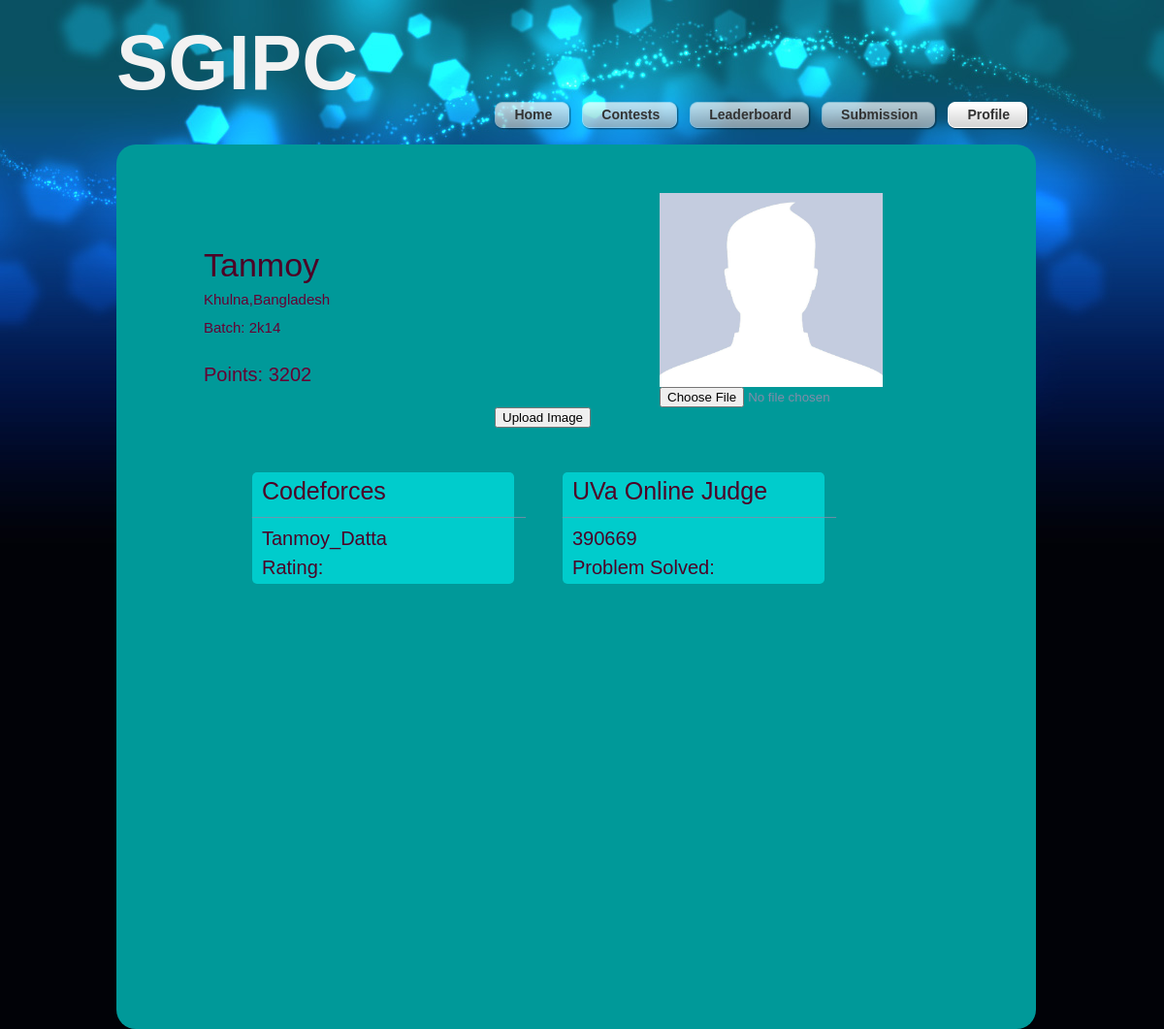
Page /profile.php?action=cf_exist (signed in) on the committed database.
### tables this page shows
CREATE TABLE IF NOT EXISTS `point_table` (
  `user_id` int(11) NOT NULL AUTO_INCREMENT,
  `user_name` varchar(255) NOT NULL,
  `point` int(11) NOT NULL,
  PRIMARY KEY (`user_id`)
);

CREATE TABLE IF NOT EXISTS `codeforces_id` (
  `id` int(11) NOT NULL AUTO_INCREMENT,
  `user_name` varchar(255) NOT NULL,
  `cf_id` varchar(255) NOT NULL,
  PRIMARY KEY (`id`)
);

CREATE TABLE IF NOT EXISTS `uva_id` (
  `user_id` int(11) NOT NULL AUTO_INCREMENT,
  `user_name` varchar(255) NOT NULL,
  `handle` varchar(255) NOT NULL,
  PRIMARY KEY (`user_id`)
);

### profile.php (the view, shortened to what this page needs)
<?php
include "main_page.php";
?>
<head>
  </head>
<body>
<div id="tooplate_outer_wrapper">
    <div id="tooplate_wrapper">
        <?php
            include "header_desc.php";
        ?>
        <div id="tooplate_middle">
            <div style="width:900px;">
                <div style="float:left;height:100px; width:300px;margin-left:50px;margin-top:20px;">
                    <h1 style="color:#4d0026"><?php echo $_SESSION['name'];?></h1>
                    <div style="margin-top:10px;font-size:15px">
                        <?php
                            $user=$_SESSION['name'];
                            $sql="SELECT * FROM login_info WHERE user_name='$user'";
                            while($row=mysql_fetch_array(mysql_query($sql)))
                            {
                                if($row['user_name']==$user)
                                {
                                    echo '<p style="color:#660033">'.$row['city'].','.$row['country'].'</p>';
                                    echo '<p style="color:#660033">Batch: '.$row['batch'].'</p>';
                                    break;
                                }
                            }
                        ?>
                    <br>
                    <?php
                        $user=$_SESSION['name'];
                        $sql="SELECT * FROM point_table WHERE user_name='$user'";
                        $result=mysql_query($sql);
                        while($row=mysql_fetch_array($result))
                        {
                            if($row['user_name']==$user)
                            {
                                echo '<p style="color:#660033; font-size:20px">Points: '.$row['point'].'</p>';
                            }
                        }
                    ?>
                    </div>
                </div>
                <div style="float:left;height:100px; width:400px;margin-right:60px;margin-top:10px;">
                    <?php
                        $user=$_SESSION['name'];
                        $sql="SELECT user_name,image FROM login_info WHERE user_name='$user'";
                        $result=mysql_query($sql);
                        while($row=mysql_fetch_array($result))
                        {
                            if($row['user_name']==$user)
                            {
                                if($row['image']=="")
                                    echo '<img src="images/default_image.jpg" style="height:200px;width:230px;">';
                                else
                                    echo '<img src="images/'.$row['image'].'" style="height:200px;width:230px;">';
                            }
                        }
                    ?>
                    <form method="POST" action="profile.php" enctype="multipart/form-data">
                        <div style="margin-left:170px;float:left;width:133px;">
                        <input type="file" name="image">
                        </div>
                        <div style="margin-left:0px;float:left">
                        <input type="submit" value="Upload Image" name="submit">
                        </div>
                    </form>
                </div>
            </div>
            <br>
            <br>
            <br>
            <br>
            <div style="width:900px;margin-top:200px;">
                <div style="float:left;margin-top:20px;margin-left:100px;/*border:1px solid black;*/width:270px;height:115px;background-color:#00cccc;border-radius:5px">
                    <div style="font-size:25px;color:#4d0026;margin-left:10px;margin-right:auto;margin-top:10px">
                        Codeforces
                    </div>
                    <p>_______________________________________</p>
                    <?php
                        $val=$_SESSION['name'];
                        $sql="SELECT * FROM codeforces_id WHERE user_name='$val'";
                        $result=mysql_query($sql);
                        while($row = mysql_fetch_array($result))
                        {
                            if($row['user_name']==$val)
                            {
                                $lfm = null;
                                if (empty($lfm)) {
                                    $lfm = file_get_contents("http://codeforces.com/api/user.info?handles=".$row['cf_id']."");
                                }
                                $data=json_decode($lfm,true);
                                $val= $data['result'];
                                echo '<a href="http://codeforces.com/profile/'.$row['cf_id'].'" style="color:#4d0026; font-size:20px; text-decoration:none;margin-left:10px;">'.$row['cf_id'].'</a>';
                                echo '<p style="color:#4d0026; font-size:20px;margin-left:10px;margin-top:10px;">Rating:'.$val[0]['rating'].'</p>';
                                break;
                            }
                        }
                     ?>
                </div>
                <div style="float:left;margin-top:20px;margin-left:50px;/*border:1px solid black;*/width:270px;height:115px;background-color:#00cccc;border-radius:5px">
                    <div style="font-size:25px;color:#4d0026;margin-left:10px;margin-right:auto;margin-top:10px">
                        UVa Online Judge
                    </div>
                    <p>_______________________________________</p>
                    <?php
                        $val=$_SESSION['name'];
                        $sql="SELECT * FROM uva_id WHERE user_name='$val'";
                        $result=mysql_query($sql);
                        while($row = mysql_fetch_array($result))
                        {
                            if($row['user_name']==$val)
                            {
                                $lfm = null;
                                if (empty($lfm)) {
                                    $lfm = file_get_contents("http://uhunt.felix-halim.net/api/ranklist/".$row['handle']."/0/0");
                                }
                                $data=json_decode($lfm,true);
                                $problem_solved=$data[0]['ac'];
                                echo '<a href="https://uva.onlinejudge.org/index.php?option=com_onlinejudge&Itemid=8&page=show_authorstats&userid='.$row['handle'].'" style="color:#4d0026; font-size:20px; text-decoration:none;margin-left:10px;">'.$row['handle'].'</a>';
                                echo '<p style="color:#4d0026; font-size:20px;margin-left:10px;margin-top:10px;">Problem Solved: '.$problem_solved.'</p>';
                                break;
                            }
                        }
                     ?>
                </div>
            </div>
            <br><br><br><br><br><br><br><br><br><br><br>
            <div style="width:500px;height:300px;background-color: #009999;margin-left:150px;" id="chart_div">
            </div>
            <br><br>
        </div>
    </div>
</div>
</body>
</html>

### tooplate_style.css (style rules this page uses)
body { margin: 0; padding: 0; color: #818da9; font-family: Tahoma, Geneva, sans-serif; font-size: 13px; line-height: 1.5em; background-color: #010207; background-position: top; background-repeat: repeat-x; background-image: url(images/tooplate_body_wrapper.jpg) }
a, a:link, a:visited { color: #22c9c9; font-weight: normal; text-decoration: underline; font-size: 12px; }
p { margin: 0 0 10px 0; padding: 0; }
img { border: none; }
h1, h2, h3, h4, h5, h6 { color: #fff; font-weight: normal; }
h1 { font-size: 34px; margin: 50px 0 0px; padding: 5px 0 }
#tooplate_outer_wrapper { width: 100%; background: url(images/tooplate_body.jpg) center top no-repeat; }
#tooplate_wrapper { width: 960px; padding: 0 10px; margin: 0 auto; background:url(images/tooplate_body.jpg) center top no-repeat; }
#tooplate_middle { clear: both; width: 868px; padding: 40px; overflow: hidden; background-color: #009999; border-radius: 20px; }
#tooplate_middle img { float: right; margin-left: 60px; }

### rows in the picture
point_table: point "3202"
codeforces_id: cf "Tanmoy_Datta"
uva_id: handle "390669"

### other values in the picture
$_SESSION['name'] "Tanmoy"
$row['city'] "Khulna"
$row['country'] "Bangladesh"
$row['batch'] "2k14"
